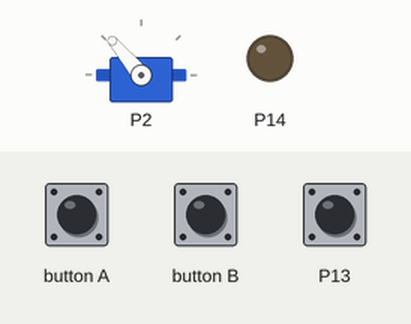
Bench run of a program on a simulated BBC micro:bit (MakeCode). Shown: servo, output pins drawn as LEDs (lit = HIGH). The inputs (shaded band) are chosen by the test bench; at power-on: P13 LOW.

Above: at 1.2 s.
1.3 s: button A pressed for 0.15 s
At 2.2 s:
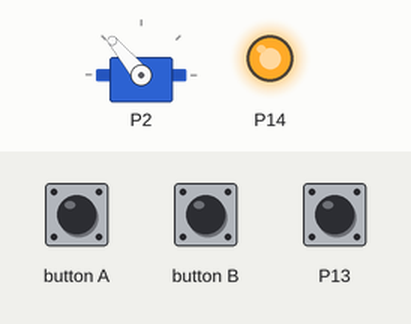
2.9 s: P13 pulled HIGH for 0.15 s
At 2.98 s:
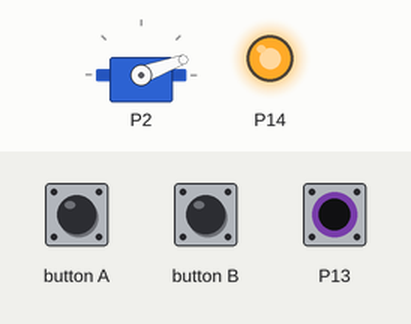
4.5 s: button B pressed for 0.15 s
At 5.8 s:
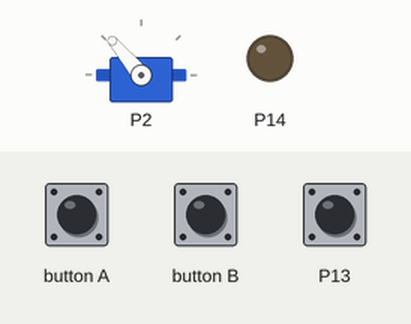
6.1 s: P13 pulled HIGH for 1 s
At 6.9 s:
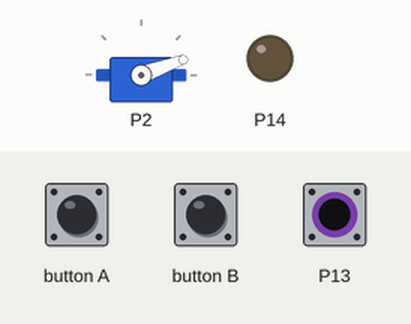
8.6 s: P13 pulled HIGH for 3.2 s
At 12.4 s:
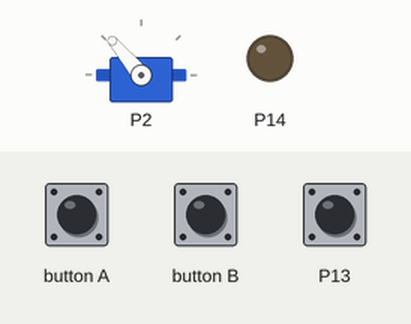
Timing chart, 0 to 13.9 s (numbered marks = the images above; inputs shaded):
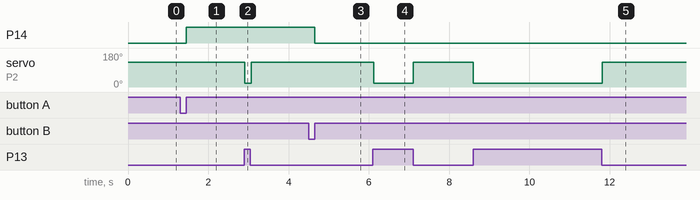

The program:

main.ts
```typescript
input.onButtonPressed(Button.A, function () {
    pins.digitalWritePin(DigitalPin.P14, 1)
})
input.onButtonPressed(Button.B, function () {
    pins.digitalWritePin(DigitalPin.P14, 0)
})
basic.forever(function () {
    if (pins.digitalReadPin(DigitalPin.P13) == 1) {
        servos.P2.setAngle(20)
    }
    if (pins.digitalReadPin(DigitalPin.P13) == 0) {
        servos.P2.setAngle(130)
    }
})
```

test.ts
```typescript
// les tests vont ici ; cela ne sera pas compilé si ce paquet est utilisé en tant qu'extension.
```

Measured:
- after the input at 1.3 s, P14: LOW → HIGH after 0.15 s
- after the input at 2.9 s, servo on P2: 130° → 20° at once, → 130° 0.16 s later
- after the input at 4.5 s, P14: HIGH → LOW after 0.15 s
- after the input at 6.1 s, servo on P2: 130° → 20° at once, → 130° 0.98 s later
- after the input at 8.6 s, servo on P2: 130° → 20° at once, → 130° 3.2 s later
